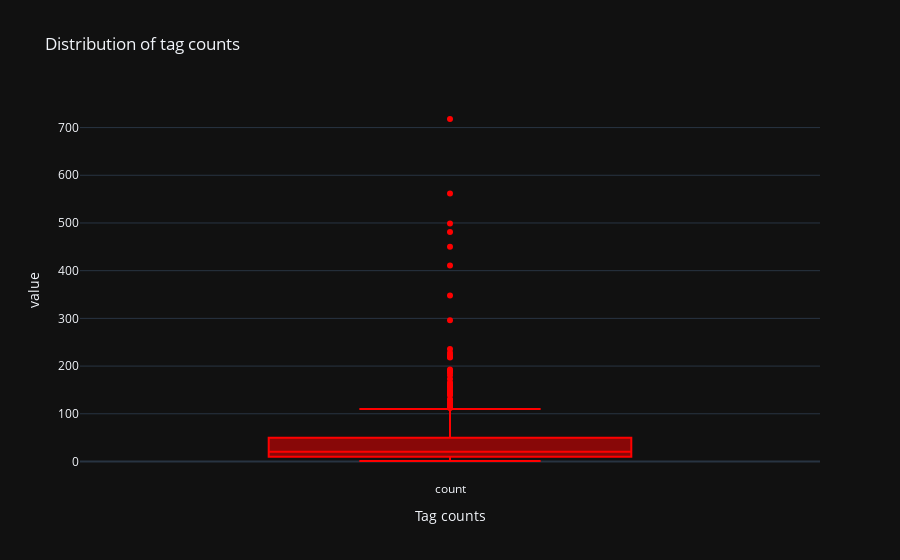

The notebook cell this image was saved under:
### Code cell
count_tag = pd.DataFrame(tag.groupby('tags')['tags'].count().sort_values(ascending = False))
count_tag.columns = ['count']
count_tag = count_tag.reset_index()

fig = px.box(count_tag, hover_data = ['tags'], title = 'Distribution of tag counts', color_discrete_sequence = ['red'])
fig.update_layout(
    template= 'plotly_dark')
fig.update_xaxes(title = 'Tag counts')
fig.show()

### Figure 1 — Plotly figure (JSON) as saved in the notebook; plotly's stock layout.template omitted (floating-point values rounded to 4 significant figures; data arrays with more than 128 entries replaced by an {"elided": "..."} marker saying what was removed)
{"data": [{"alignmentgroup": "True", "customdata": {"elided": "416x1 str values"}, "hovertemplate": "variable=%{x}<br>value=%{y}<br>tags=%{customdata[0]}<extra></extra>", "legendgroup": "", "marker": {"color": "red"}, "name": "", "notched": false, "offsetgroup": "", "orientation": "v", "showlegend": false, "type": "box", "x": {"elided": "416 str values"}, "x0": " ", "xaxis": "x", "y": {"elided": "416 int values"}, "y0": " ", "yaxis": "y"}], "layout": {"boxmode": "group", "legend": {"tracegroupgap": 0}, "title": {"text": "Distribution of tag counts"}, "xaxis": {"anchor": "y", "domain": [0, 1], "title": {"text": "Tag counts"}}, "yaxis": {"anchor": "x", "domain": [0, 1], "title": {"text": "value"}}}}
